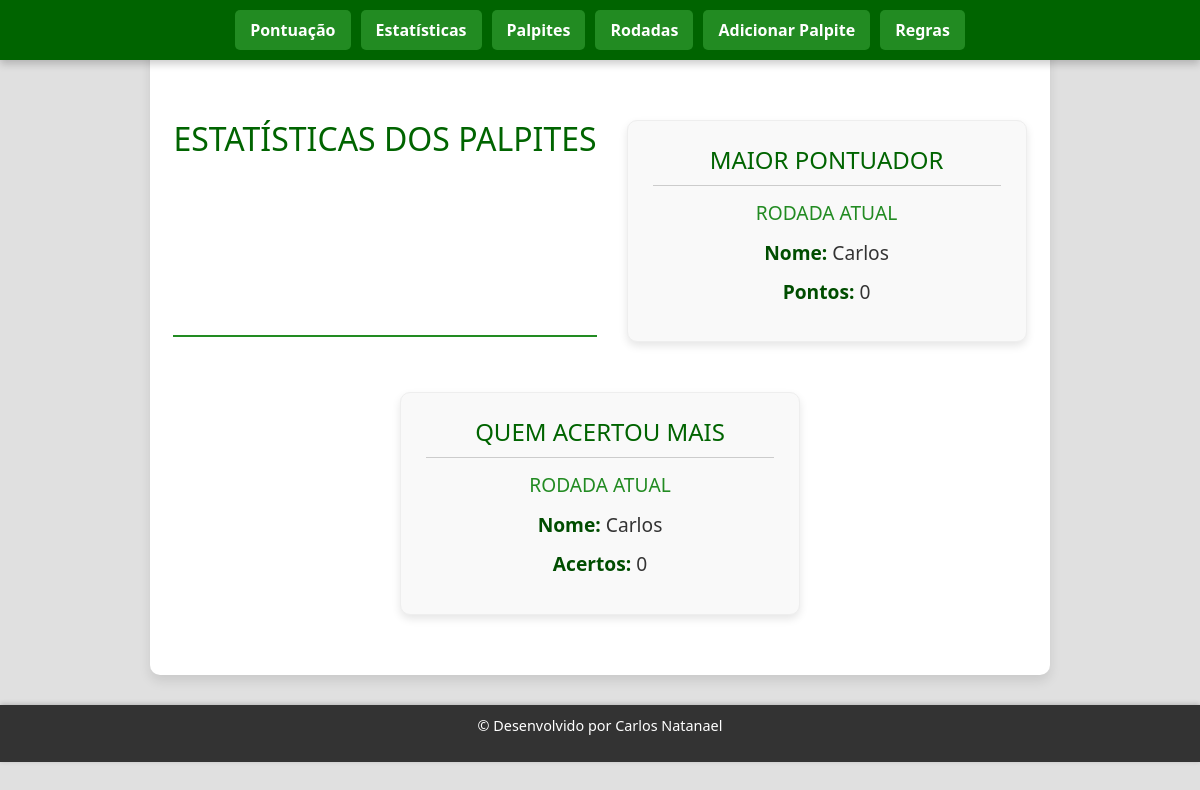
Page /estatisticas on the earlier database version.
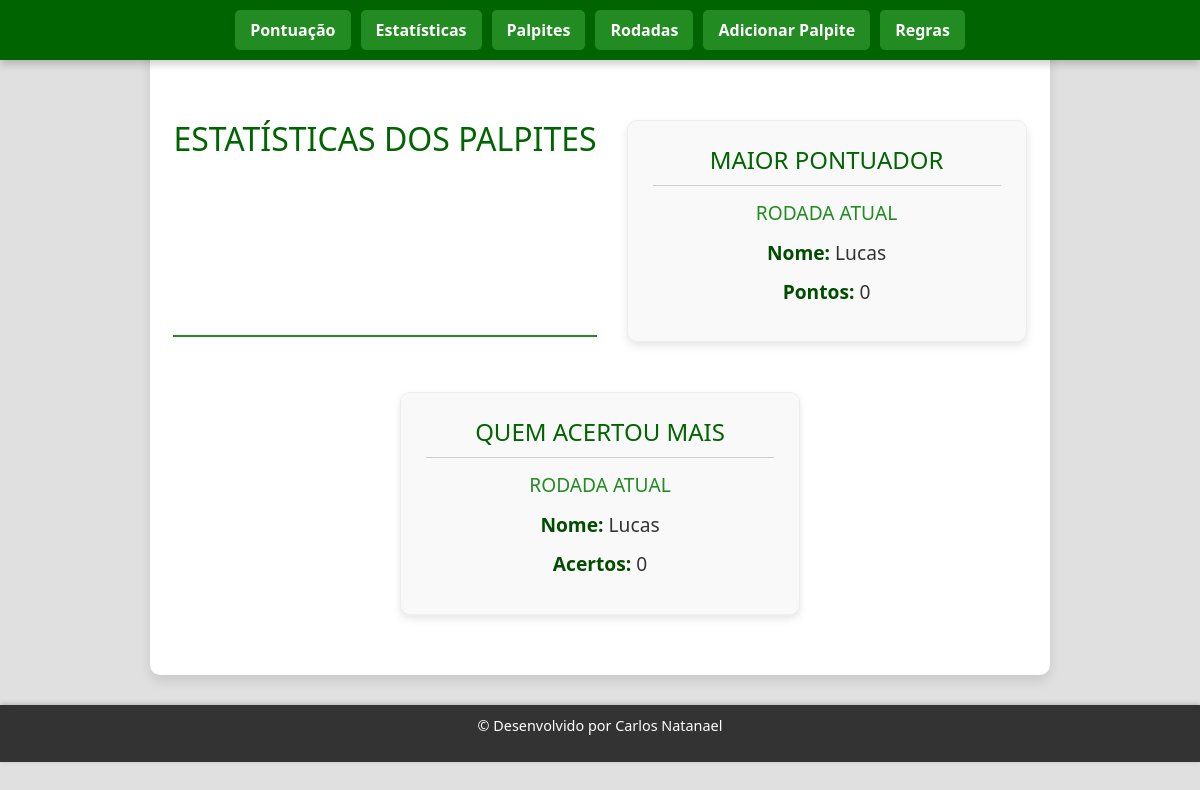
Same page on the later database version.
### tables this page shows
CREATE TABLE pontuacao (
        id INTEGER PRIMARY KEY AUTOINCREMENT,
        posicao INTEGER,
        nome TEXT UNIQUE,
        pontos INTEGER DEFAULT 0,
        acertos INTEGER DEFAULT 0,
        erros INTEGER DEFAULT 0
    );

### app.py (the view)
@app.route('/estatisticas')
def estatisticas():
    conn = get_db_connection()
    maior_pontuador = conn.execute("SELECT nome, pontos FROM pontuacao ORDER BY pontos DESC LIMIT 1").fetchone()
    quem_acertou_mais = conn.execute("SELECT nome, acertos FROM pontuacao ORDER BY acertos DESC LIMIT 1").fetchone()
    conn.close()
    return render_template('estatisticas.html', maior_pontuador=maior_pontuador, quem_acertou_mais=quem_acertou_mais)

### app.py (called while the page is built)
def get_db_connection():
    conn = sqlite3.connect('palpites.db')
    conn.row_factory = sqlite3.Row
    return conn

### templates/estatisticas.html (shortened to what this page needs)
<!DOCTYPE html>
<html lang="pt">
<head>
    <link rel="stylesheet" href="https://stackpath.bootstrapcdn.com/bootstrap/4.5.2/css/bootstrap.min.css">
    <link rel="stylesheet" href="{{ url_for('static', filename='esta.css') }}">
</head>
<body>
    <header>
        <nav class="navbar navbar-expand-lg navbar-dark fixed-top">
            <div class="collapse navbar-collapse justify-content-center" id="navbarNav">
                <ul class="navbar-nav">
                    <li class="nav-item">
                        <a class="nav-link" href="{{ url_for('index') }}">Pontuação</a>
                    </li>
                    <li class="nav-item">
                        <a class="nav-link" href="{{ url_for('estatisticas') }}">Estatísticas</a>
                    </li>
                    <li class="nav-item">
                        <a class="nav-link" href="{{ url_for('exibir_palpites') }}">Palpites</a>
                    </li>
                    <li class="nav-item">
                        <a class="nav-link" href="{{ url_for('exibir_rodadas') }}">Rodadas</a>
                    </li>
                    <li class="nav-item">
                        <a class="nav-link" href="{{ url_for('adicionar_palpites') }}">Adicionar Palpite</a>
                    </li>
                    <li class="nav-item">
                        <a class="nav-link" href="{{ url_for('regra') }}">Regras</a>
                    </li>
                </ul>
            </div>
        </nav>
    </header>
    <main style="padding-top: 80px;">
        <section class="statistics-section">
            <h1>ESTATÍSTICAS DOS PALPITES</h1>
            <div class="stat-card">
                <h2>Maior Pontuador</h2>
                <h3>Rodada Atual</h3>
                <p>
                    <strong>Nome: </strong>
                    {% if maior_pontuador %}
                        <span>{{ maior_pontuador.nome }}</span>
                    {% else %}
                        <span>-</span>
                    {% endif %}
                </p>
                <p>
                    <strong>Pontos: </strong>
                    {% if maior_pontuador %}
                        <span>{{ maior_pontuador.pontos }}</span>
                    {% else %}
                        <span>-</span>
                    {% endif %}
                </p>
            </div>
            <div class="stat-card">
                <h2>Quem Acertou Mais</h2>
                <h3>Rodada Atual</h3>
                <p>
                    <strong>Nome: </strong>
                    {% if quem_acertou_mais %}
                        <span>{{ quem_acertou_mais.nome }}</span>
                    {% else %}
                        <span>-</span>
                    {% endif %}
                </p>
                <p>
                    <strong>Acertos: </strong>
                    {% if quem_acertou_mais %}
                        <span>{{ quem_acertou_mais.acertos }}</span>
                    {% else %}
                        <span>-</span>
                    {% endif %}
                </p>
            </div>
        </section>
    </main>
    <footer>
        <p>© Desenvolvido por Carlos Natanael</p>
    </footer>
</body>
</html>

### static/esta.css (style rules this page uses)
body { font-family: 'Segoe UI', Tahoma, Geneva, Verdana, sans-serif; margin: 0; padding: 0; background-color: #e0e0e0; color: #333; }
header { padding: 0; box-shadow: none; border-bottom: none; }
header h1, nav { display: none; }
.navbar { background-color: #006400 !important; box-shadow: 0 4px 8px rgba(0, 0, 0, 0.2); border-bottom: none; padding: 10px 20px; z-index: 1030; }
.navbar-nav .nav-item .nav-link { color: #fff !important; font-weight: bold; padding: 8px 15px !important; margin: 0 5px; border-radius: 5px; transition: background-color 0.3s ease, color 0.3s ease; background-color: #228B22; }
main { padding: 40px 20px; max-width: 900px; margin: 20px auto; background-color: #ffffff; border-radius: 10px; box-shadow: 0 6px 12px rgba(0, 0, 0, 0.1); color: #333; }
.statistics-section { margin-top: 20px; display: flex; flex-wrap: wrap; justify-content: center; gap: 30px; }
h1 { color: #006400; font-size: 2em; margin-bottom: 25px; text-transform: uppercase; text-align: center; border-bottom: 2px solid #228B22; padding-bottom: 10px; letter-spacing: normal; }
.stat-card { background-color: #f9f9f9; box-shadow: 0 4px 8px rgba(0, 0, 0, 0.1); border-radius: 10px; padding: 25px; margin-bottom: 20px; transition: transform 0.2s ease, box-shadow 0.2s ease; flex: 1; min-width: 280px; max-width: 400px; text-align: center; border: 1px solid #eee; color: #333; }
.stat-card h2 { color: #006400; font-size: 1.5em; margin-bottom: 15px; text-transform: uppercase; border-bottom: 1px solid #ccc; padding-bottom: 10px; text-align: center; }
.stat-card h3 { color: #228B22; font-size: 1.2em; margin-bottom: 15px; text-transform: uppercase; }
.stat-card p { font-size: 1.2em; margin: 10px 0; color: #333; }
.stat-card strong { color: #004d00; }
footer { background-color: #333; color: #fff; padding: 10px 0; text-align: center; width: 100%; font-size: 0.9em; box-shadow: 0 -1px 5px rgba(0, 0, 0, 0.2); margin-top: 30px; }

Differences in the rows shown:
changed pontuacao: nome "Carlos" → "Lucas"
